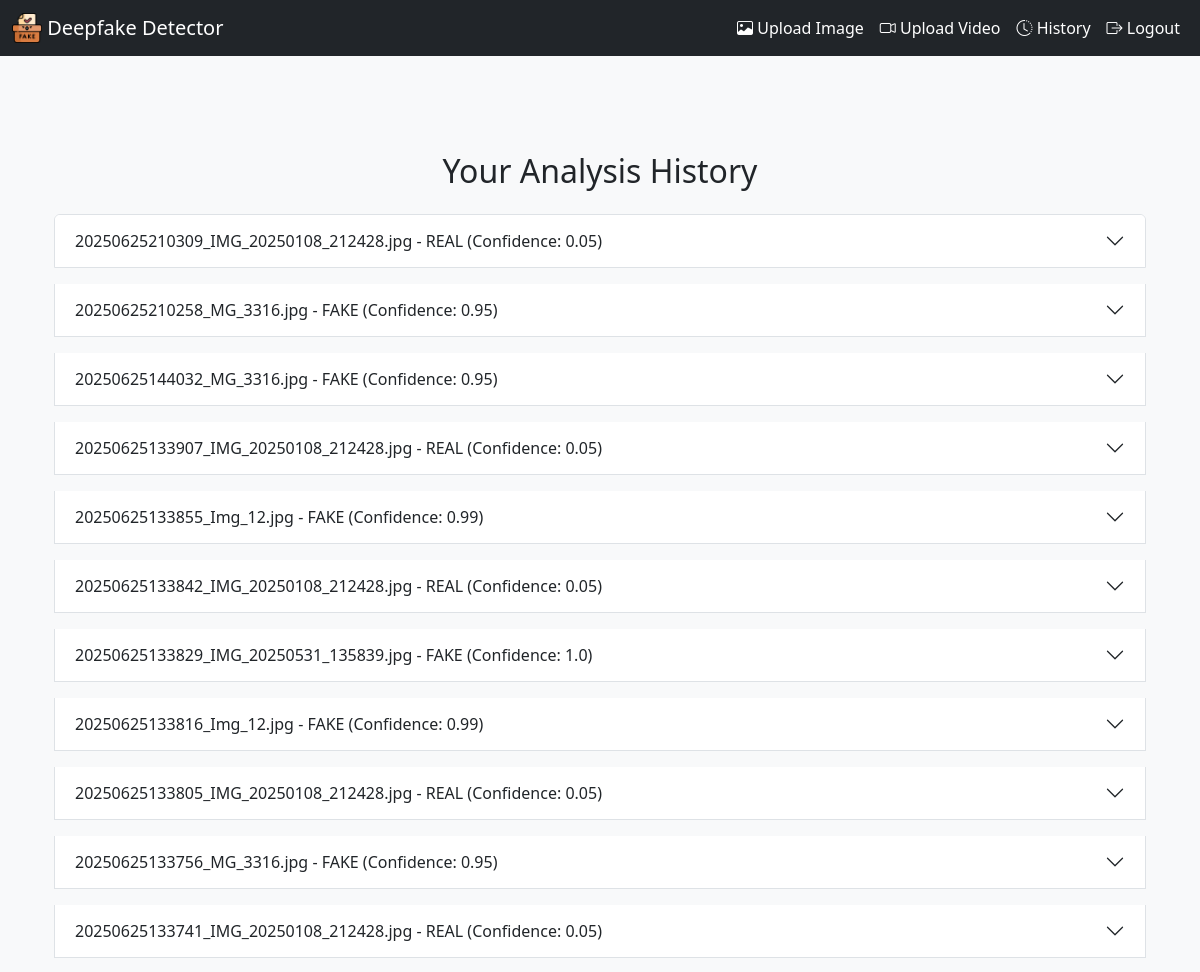
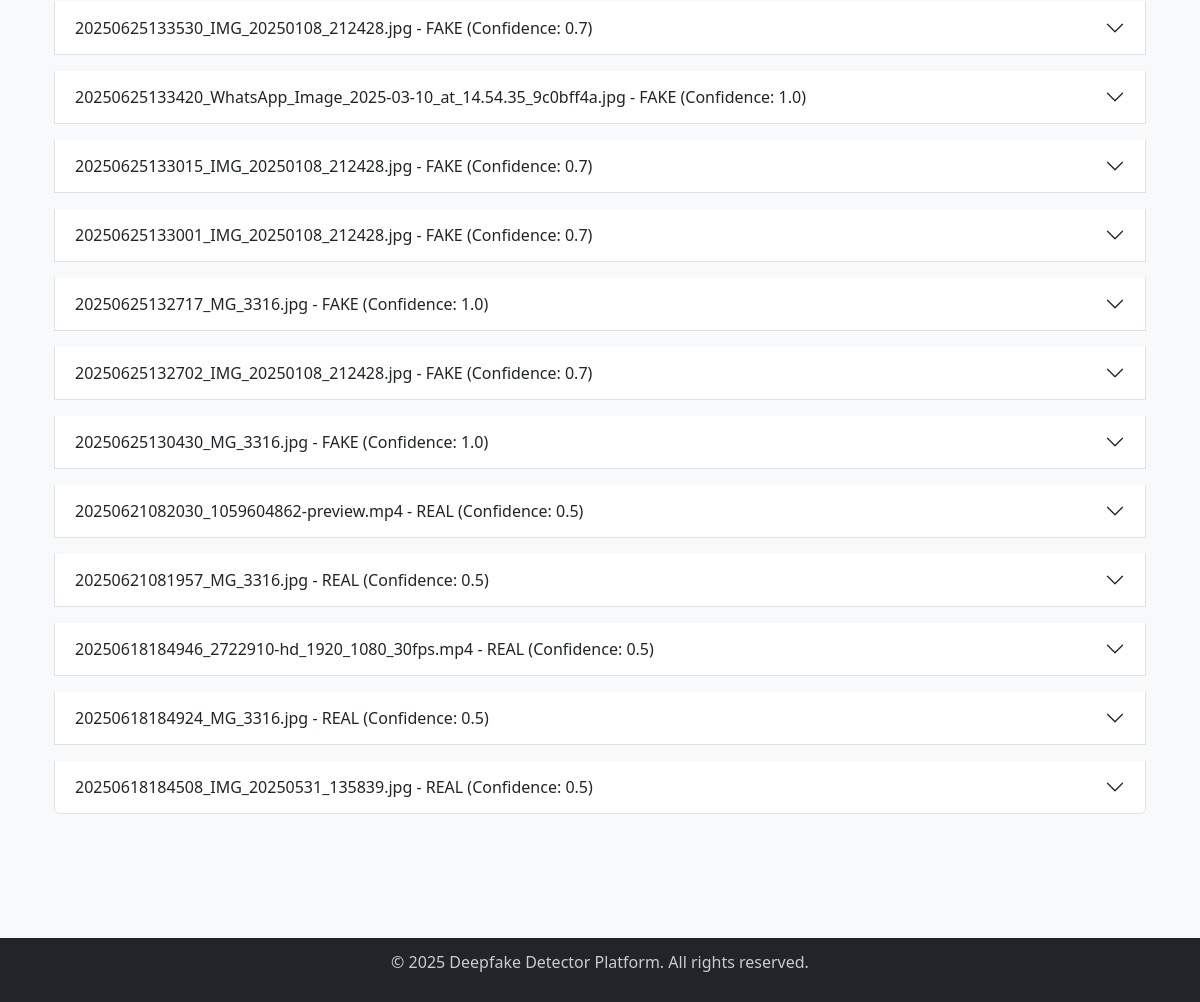
The page /history (signed in) on the database its author committed (2 pictures, top to bottom).
### app.py (models this page shows)
class AnalysisResult(db.Model):
    id = db.Column(db.Integer, primary_key=True)
    user_id = db.Column(db.Integer, db.ForeignKey('user.id'), nullable=False)
    file_path = db.Column(db.String(255), nullable=False)
    result = db.Column(db.String(10), nullable=False)
    confidence_score = db.Column(db.Float, nullable=False)
    uploaded_at = db.Column(db.DateTime, default=datetime.utcnow)

### app.py (the view)
@app.route('/history')
def history():
    if 'user_id' not in session:
        return redirect(url_for('login'))
    results = AnalysisResult.query.filter_by(user_id=session['user_id']).order_by(AnalysisResult.uploaded_at.desc()).all()
    return render_template("history.html", results=results)

### app.py (called while the page is built)
@app.context_processor
def inject_user():
    return dict(
        logged_in='user_id' in session,
        username=session.get('username'),
        user_email=session.get('user_email')
    )

### templates/history.html (shortened to what this page needs)
{% extends "layout.html" %}
{% block content %}
<div class="container mt-5">
  <h2 class="text-center mb-4">Your Analysis History</h2>
  {% if results|length == 0 %}
  <div class="alert alert-info">No analysis results found.</div>
  {% else %}
  <div class="accordion" id="historyAccordion">
    {% for result in results %}
    <div class="accordion-item mb-3">
      <h2 class="accordion-header" id="heading{{ loop.index }}">
        <button class="accordion-button collapsed" type="button" data-bs-toggle="collapse" data-bs-target="#collapse{{ loop.index }}" aria-expanded="false" aria-controls="collapse{{ loop.index }}">
          {{ result.file_path.split('/')[-1] }} - {{ result.result }} (Confidence: {{ result.confidence_score }})
        </button>
      </h2>
    </div>
    {% endfor %}
  </div>
  {% endif %}
</div>
{% endblock %}

### templates/layout.html (style rules this page uses)
body { background-color: #f8f9fa; font-family: 'Segoe UI', sans-serif; }

### rows shown on the page
AnalysisResult: file_path "20250625210309_IMG_20250108_212428.jpg", result "REAL", confidence_score "0.05"
AnalysisResult: file_path "20250625210258_MG_3316.jpg", result "FAKE", confidence_score "0.95"
AnalysisResult: file_path "20250625144032_MG_3316.jpg", result "FAKE", confidence_score "0.95"
AnalysisResult: file_path "20250625133907_IMG_20250108_212428.jpg", result "REAL", confidence_score "0.05"
AnalysisResult: file_path "20250625133855_Img_12.jpg", result "FAKE", confidence_score "0.99"
AnalysisResult: file_path "20250625133842_IMG_20250108_212428.jpg", result "REAL", confidence_score "0.05"
AnalysisResult: file_path "20250625133829_IMG_20250531_135839.jpg", result "FAKE", confidence_score "1.0"
AnalysisResult: file_path "20250625133816_Img_12.jpg", result "FAKE", confidence_score "0.99"
AnalysisResult: file_path "20250625133805_IMG_20250108_212428.jpg", result "REAL", confidence_score "0.05"
AnalysisResult: file_path "20250625133756_MG_3316.jpg", result "FAKE", confidence_score "0.95"
AnalysisResult: file_path "20250625133741_IMG_20250108_212428.jpg", result "REAL", confidence_score "0.05"
AnalysisResult: file_path "20250625133530_IMG_20250108_212428.jpg", result "FAKE", confidence_score "0.7"
AnalysisResult: file_path "20250625133420_WhatsApp_Image_2025-03-10_at_14.54.35_9c0bff4a.jpg", result "FAKE", confidence_score "1.0"
AnalysisResult: file_path "20250625133015_IMG_20250108_212428.jpg", result "FAKE", confidence_score "0.7"
AnalysisResult: file_path "20250625133001_IMG_20250108_212428.jpg", result "FAKE", confidence_score "0.7"
AnalysisResult: file_path "20250625132717_MG_3316.jpg", result "FAKE", confidence_score "1.0"
AnalysisResult: file_path "20250625132702_IMG_20250108_212428.jpg", result "FAKE", confidence_score "0.7"
AnalysisResult: file_path "20250625130430_MG_3316.jpg", result "FAKE", confidence_score "1.0"
AnalysisResult: file_path "20250621082030_1059604862-preview.mp4", result "REAL", confidence_score "0.5"
AnalysisResult: file_path "20250621081957_MG_3316.jpg", result "REAL", confidence_score "0.5"
AnalysisResult: file_path "20250618184946_2722910-hd_1920_1080_30fps.mp4", result "REAL", confidence_score "0.5"
AnalysisResult: file_path "20250618184924_MG_3316.jpg", result "REAL", confidence_score "0.5"
AnalysisResult: file_path "20250618184508_IMG_20250531_135839.jpg", result "REAL", confidence_score "0.5"
